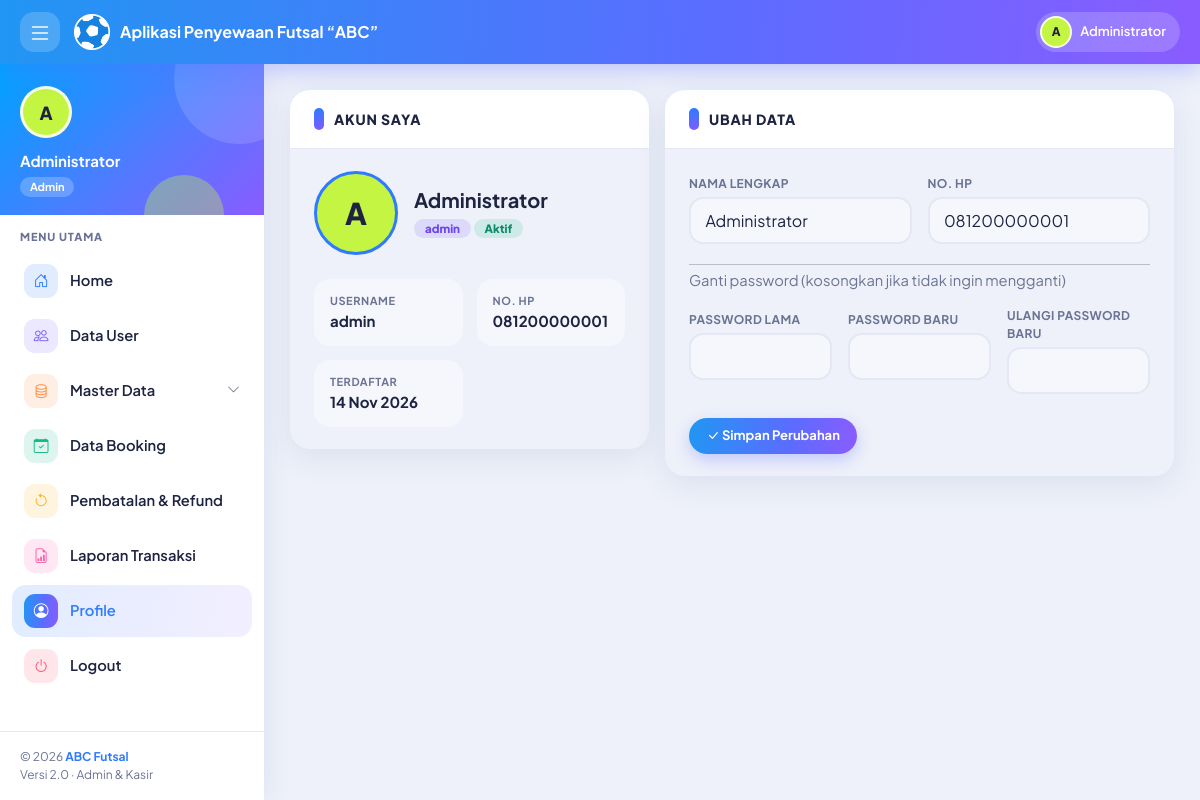
/profile.php (signed in), run on the app's committed database.
### tables this page shows
CREATE TABLE `tb_pengguna` (
  `id_pengguna` int(11) NOT NULL,
  `nama_lengkap` varchar(100) NOT NULL,
  `username` varchar(30) NOT NULL,
  `password` varchar(255) NOT NULL,
  `no_hp` varchar(20) DEFAULT NULL,
  `level` enum('admin','kasir') NOT NULL DEFAULT 'kasir',
  `status` enum('Aktif','Nonaktif') NOT NULL DEFAULT 'Aktif',
  `created_at` timestamp NOT NULL DEFAULT current_timestamp()
);

### profile.php (the view, shortened to what this page needs)
<?php
require_once __DIR__ . '/auth.php';
$stmt = $pdo->prepare("SELECT * FROM tb_pengguna WHERE id_pengguna = ?");
$stmt->execute([$user['id']]);
$p = $stmt->fetch();
include __DIR__ . '/inc/header.php';
?>
<div class="row g-3">
    <div class="col-lg-5">
        <div class="card">
            <div class="card-header">
                <h2>Akun Saya</h2>
            </div>
            <div class="card-body">
                <div class="d-flex align-items-center gap-3 mb-4">
                    <div class="avatar" style="width:84px;height:84px;font-size:30px;border-color:var(--primary)"><?= e(inisial($p['nama_lengkap'])) ?></div>
                    <div>
                        <div class="h5 fw-bold mb-1"><?= e($p['nama_lengkap']) ?></div>
                        <?= badge($p['level']) ?> <?= badge($p['status']) ?>
                    </div>
                </div>
                <div class="info-list">
                    <div><small>Username</small><b><?= e($p['username']) ?></b></div>
                    <div><small>No. HP</small><b><?= e($p['no_hp'] ?: '-') ?></b></div>
                    <div><small>Terdaftar</small><b><?= e(tgl_indo(substr($p['created_at'], 0, 10))) ?></b></div>
                </div>
            </div>
        </div>
    </div>
    <div class="col-lg-7">
        <form class="card" method="post" action="profile_proses.php" autocomplete="off">
            <div class="card-header">
                <h2>Ubah Data</h2>
            </div>
            <div class="card-body">
                <div class="row g-3">
                    <div class="col-md-6">
                        <label class="form-label" for="nama_lengkap">Nama Lengkap</label>
                        <input class="form-control" id="nama_lengkap" name="nama_lengkap" value="<?= e($p['nama_lengkap']) ?>" maxlength="100" required>
                    </div>
                    <div class="col-md-6">
                        <label class="form-label" for="no_hp">No. HP</label>
                        <input class="form-control" id="no_hp" name="no_hp" value="<?= e($p['no_hp']) ?>" placeholder="08xxxxxxxxxx">
                    </div>
                    <div class="col-12">
                        <hr class="my-1">
                        <div class="text-muted">Ganti password (kosongkan jika tidak ingin mengganti)</div>
                    </div>
                    <div class="col-md-4">
                        <label class="form-label" for="password_lama">Password Lama</label>
                        <input class="form-control" type="password" id="password_lama" name="password_lama" autocomplete="current-password">
                    </div>
                    <div class="col-md-4">
                        <label class="form-label" for="password_baru">Password Baru</label>
                        <input class="form-control" type="password" id="password_baru" name="password_baru" autocomplete="new-password">
                    </div>
                    <div class="col-md-4">
                        <label class="form-label" for="password_ulang">Ulangi Password Baru</label>
                        <input class="form-control" type="password" id="password_ulang" name="password_ulang" autocomplete="new-password">
                    </div>
                </div>
                <div class="mt-4"><button class="btn btn-primary" type="submit"><i class="bi bi-check-lg"></i> Simpan Perubahan</button></div>
            </div>
        </form>
    </div>
</div>
<?php include __DIR__ . '/inc/footer.php'; ?>

### format.php (shortened to what this page needs)
<?php
function e($teks)
{
    return htmlspecialchars((string)$teks, ENT_QUOTES, 'UTF-8');
}
function tgl_indo($tanggal)
{
    $bulan = [1 => 'Jan', 'Feb', 'Mar', 'Apr', 'Mei', 'Jun', 'Jul', 'Agu', 'Sep', 'Okt', 'Nov', 'Des'];
    $t = strtotime($tanggal);
    return date('d', $t) . ' ' . $bulan[(int)date('n', $t)] . ' ' . date('Y', $t);
}
function inisial($nama)
{
    $kata = preg_split('/\s+/', trim((string)$nama));
    $hasil = strtoupper(mb_substr($kata[0], 0, 1));
    return $hasil;
}
function badge($teks)
{
    $warna = [
        'Booking' => 'primary',
        'DP' => 'warning',
        'Menunggu' => 'warning',
        'Selesai' => 'success',
        'Lunas' => 'success',
        'Tersedia' => 'success',
        'Aktif' => 'success',
        'Disetujui' => 'success',
        'Cancel'  => 'danger',
        'Perbaikan' => 'danger',
        'Nonaktif' => 'danger',
        'Ditolak' => 'danger',
        'admin'   => 'purple',
        'kasir' => 'lime',
        'WhatsApp' => 'success',
        'Offline' => 'secondary',
    ];
    $kelas = $warna[$teks] ?? 'secondary';
    return '<span class="badge badge-soft badge-' . $kelas . '">' . e($teks) . '</span>';
}

### css/style.css (style rules this page uses)
:root { --bs-primary: #2f7bff; --bs-primary-rgb: 47, 123, 255; --bs-body-font-family: "Plus Jakarta Sans", "Segoe UI", system-ui, sans-serif; --bs-body-font-size: 0.92rem; --bs-body-bg: #eef1f9; --bs-body-color: #1d2340; --bs-border-color: #e4e8f4; --bs-link-color: #2f7bff; --primary: #2f7bff; --primary-2: #7c5cff; --lime: #c4f542; --pink: #ff5fa8; --muted: #6b7394; --line: #e4e8f4; --soft: #f5f7fd; --shadow: 0 8px 30px rgba(47, 80, 160, 0.1); --nav-h: 64px; --side-w: 264px; --grad: linear-gradient(95deg, #2196f3 0%, #5b6cff 60%, #8a5cff 100%); }
body { -webkit-font-smoothing: antialiased; }
.text-muted { color: var(--muted) !important; }
.avatar { width: 52px; height: 52px; border-radius: 50%; display: grid; place-items: center; flex: none; font-weight: 800; font-size: 18px; color: #1d2340; background: var(--lime); border: 3px solid rgba(255, 255, 255, 0.85); }
.card { border: 0; border-radius: 20px; box-shadow: var(--shadow); margin-bottom: 22px; overflow: hidden; }
.card > .card-header { display: flex; align-items: center; justify-content: space-between; gap: 12px; flex-wrap: wrap; padding: 18px 24px; background: #fff; border-bottom: 1px solid var(--line); }
.card > .card-header h2 { margin: 0; font-size: 14px; font-weight: 800; letter-spacing: 0.06em; text-transform: uppercase; display: flex; align-items: center; gap: 10px; }
.card > .card-header h2::before { content: ""; width: 10px; height: 22px; border-radius: 6px; background: linear-gradient(var(--primary), var(--primary-2)); }
.card > .card-body { padding: 22px 24px; }
.btn { border-radius: 99px; font-weight: 700; font-size: 13px; padding: 0.5rem 1.1rem; }
.btn-primary { background: var(--grad); border: 0; box-shadow: 0 6px 16px rgba(91, 108, 255, 0.3); }
.form-label { font-weight: 700; font-size: 12px; color: var(--muted); letter-spacing: 0.03em; text-transform: uppercase; margin-bottom: 4px; }
.form-control, .form-select { border-radius: 14px; border: 2px solid var(--line); background-color: var(--soft); padding: 0.6rem 0.9rem; }
.badge-soft { padding: 4px 11px; border-radius: 99px; font-size: 11.5px; font-weight: 800; }
.badge-success { background: rgba(18, 184, 134, 0.15); color: #0b8a65; }
.badge-purple { background: rgba(124, 92, 255, 0.16); color: #6a45f0; }
.info-list { display: grid; grid-template-columns: repeat(2, 1fr); gap: 14px; }
.info-list div { padding: 14px 16px; border-radius: 16px; background: var(--soft); }
.info-list small { display: block; color: var(--muted); font-weight: 700; text-transform: uppercase; letter-spacing: 0.05em; font-size: 11px; }
.info-list b { font-size: 15px; }

### data on the page
tb_pengguna: nama_lengkap "A", nama_lengkap "Administrator", level "admin Aktif", username "admin", no_hp "081200000001", created_at "14 Nov 2026"

### other printed values
inisial($user['nama']) "A"
$user['nama'] "Administrator"
$user['level'] "Admin"
